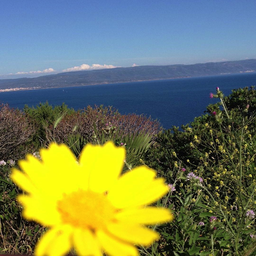
#> input picture development/input/best_1.png, 256 x 256 px, shrunk from 512 x 512 before the run, found by its file name
$ python spectral.py
#> lines starting #> are read from the running program, lines starting #| are printed output that depends on the picture
print(__doc__)

# Author: Gael Varoquaux <gael.varoquaux@normalesup.org>, Brian Cheung
# License: BSD 3 clause

import time

import numpy as np
import scipy as sp
import pylab as pl

from sklearn.feature_extraction import image
from sklearn.cluster import spectral_clustering

#lena = sp.misc.lena()
# Downsample the image by a factor of 4

#lena = lena[::2, ::2] + lena[1::2, ::2] + lena[::2, 1::2] + lena[1::2, 1::2]

lena = pl.imread('best_1.png')
#> lena is the input picture: shape (256, 256, 4) float32; mean R, G, B, A 0.449, 0.491, 0.355, 1
lena = pl.mean(lena,2)
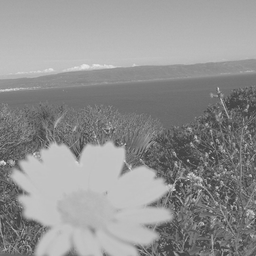
#> lena: shape (256, 256) float32; min 0.25, max 0.913, mean 0.574
#lena = lena[::2, ::2] + lena[1::2, ::2] + lena[::2, 1::2] + lena[1::2, 1::2]
lena = lena[::2, ::2] + lena[1::2, ::2] + lena[::2, 1::2] + lena[1::2, 1::2]
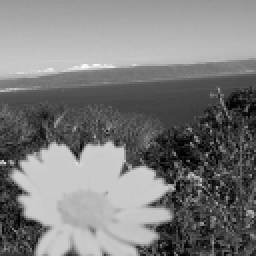
#> lena: shape (128, 128) float32 (shown 2 times larger); min 1.07, max 3.57, mean 2.3; drawn with min black and max white

# Convert the image into a graph with the value of the gradient on the
# edges.
graph = image.img_to_graph(lena)

# Take a decreasing function of the gradient: an exponential
# The smaller beta is, the more independent the segmentation is of the
# actual image. For beta=1, the segmentation is close to a voronoi
beta = 5
eps = 1e-6
graph.data = np.exp(-beta * graph.data / lena.std()) + eps

# Apply spectral clustering (this step goes much faster if you have pyamg
# installed)
N_REGIONS = 11

###############################################################################
# Visualize the resulting regions

# 'discretize'
t0 = time.time()
labels = spectral_clustering(graph, n_clusters=N_REGIONS,
                             assign_labels='kmeans',
                             random_state=1)
#> labels = 16384 values, max 10 at index 9141, min 0 at index 9113, mean 5.07
t1 = time.time()
labels = labels.reshape(lena.shape)
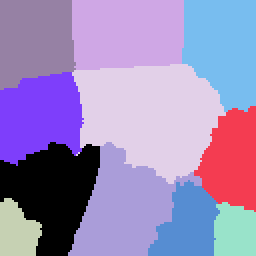
#> labels: shape (128, 128) int32 (shown 2 times larger); 11 distinct labels, from 0 to 10; one colour per label, 0 black

pl.figure(figsize=(5, 5))
pl.imshow(lena,   cmap=pl.cm.gray)
for l in range(N_REGIONS):
    pl.contour(labels == l, contours=1,
               colors=[pl.cm.spectral(l / float(N_REGIONS)), ])
pl.xticks(())
pl.yticks(())
pl.title('Spectral clustering: %s, %.2fs' % ('kmeans', (t1 - t0)))

pl.show()
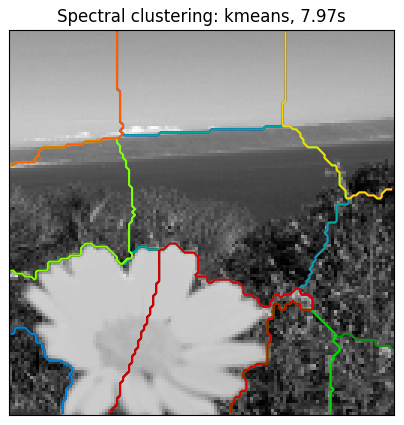
#> figure drawn by matplotlib, 1 panel
